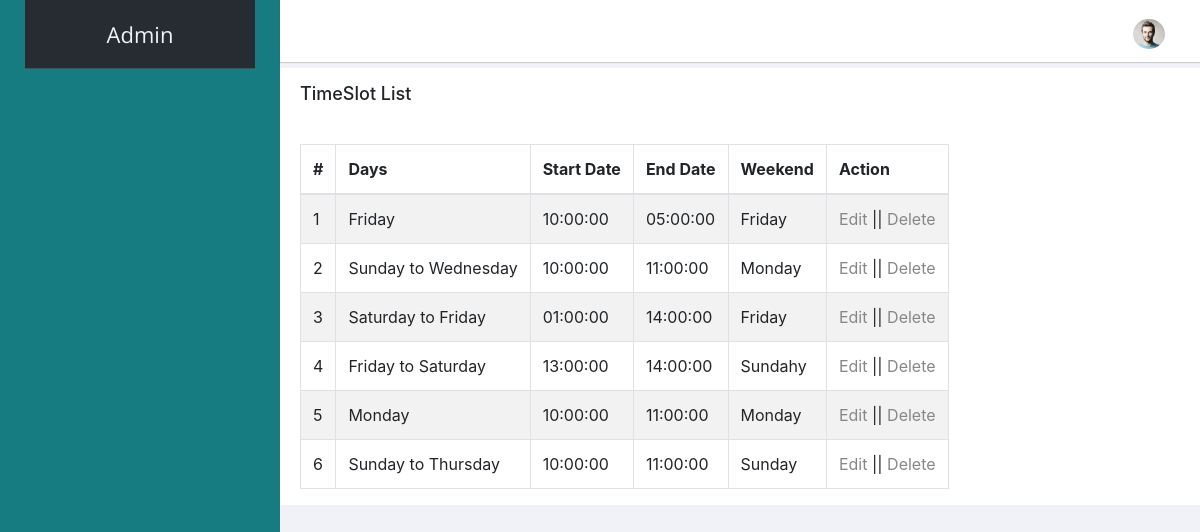
The app's page /admin/timeslot-list.php with its own data.
### tables this page shows
CREATE TABLE `timeslot` (
  `id` int(255) NOT NULL,
  `all_days` varchar(100) NOT NULL,
  `start_dates` time NOT NULL,
  `end_dates` time NOT NULL,
  `weekend` varchar(255) NOT NULL
);

### admin/lib/database.php (called while the page is built, shortened)
<?php
 Class database{
    public $host   = DB_HOST;
    public $user   = DB_USER;
    public $pass   = DB_PASS;
    public $dbname = DB_NAME;
    public $link;
    public function __construct(){
        $this->link = new mysqli($this->host, $this->user, $this->pass, $this->dbname);
       }
     function select($query){
        $result =$this->link->query($query)or
        die($this->link->error.__LINE__);
        if($result->num_rows>0){
            return $result;
        }else{
            return false;
        }
     }
 }
?>

### admin/timeslot-list.php (the view, shortened to what this page needs)
<!doctype html>
<html class="no-js" lang="en">
<?php include('lib/database.php');?>
<head>
    <link rel="stylesheet" href="vendors/bootstrap/dist/css/bootstrap.min.css">
    <link rel="stylesheet" href="vendors/font-awesome/css/font-awesome.min.css">
    <link rel="stylesheet" href="vendors/themify-icons/css/themify-icons.css">
    <link rel="stylesheet" href="vendors/flag-icon-css/css/flag-icon.min.css">
    <link rel="stylesheet" href="vendors/selectFX/css/cs-skin-elastic.css">
    <link rel="stylesheet" href="assets/css/style.css">
</head>
<body>
    <aside id="left-panel" class="left-panel">
        <nav class="navbar navbar-expand-sm navbar-default">
            <div class="navbar-header">
                <a class="navbar-brand" href="index.php">Admin</a>
            </div>
        </nav>
    </aside>
    <div id="right-panel" class="right-panel">
        <header id="header" class="header">
            <div class="header-menu">
                <div class="col-sm-7">
                    <div class="header-left">
                    </div>
                </div>
                <div class="col-sm-5">
                    <div class="user-area dropdown float-right">
                        <a href="#" class="dropdown-toggle" data-toggle="dropdown" aria-haspopup="true" aria-expanded="false">
                            <img class="user-avatar rounded-circle" src="images/admin.jpg" alt="User Avatar">
                        </a>
                    </div>
                </div>
            </div>
        </header>
        <div class="breadcrumbs">
                <div class="page-header float-left">
                    <div class="page-title">
                        <h1>TimeSlot List</h1>
                        <div class="module-body table">
							<br />
								<table cellpadding="0" cellspacing="0" border="0" class="datatable-1 table table-bordered table-striped	 display" width="100%">
									<thead>
										<tr>
                                            <th>#</th>
											<th>Days</th>
                                            <th>Start Date</th>
									    	<th>End Date</th>
                                            <th>Weekend</th>
                                            <th>Action</th>
										</tr>
									</thead>
									<tbody>
                                        <?php
                                  $db= new database();
                                  $subquery="select * from timeslot";
                                  $timeslot_read=$db->select($subquery);
                                if($timeslot_read){
                                 $i=0;
                                  while($result=$timeslot_read->fetch_assoc()){
                                  $i++;
          ?>
					             <tr class="odd gradeX">
					            	 <td><?php echo $i; ?></td>
					            	 <td><?php echo $result['all_days']; ?></td>
                                     <td><?php echo $result['start_dates']; ?></td>
                                     <td><?php echo $result['end_dates']; ?></td>
                                     <td><?php echo $result['weekend']; ?></td>
						             <td><a href="editTimeSlots.php?editid=<?php echo $result['id']; ?>">Edit</a> ||
					            	 <a onclick="alert('Are You Sure To Delete ?')" href ="?deletetimeslots=<?php echo $result['id']; ?>">Delete</a></td>
					                       </tr>
								    	 <?php }}; ?>
								</table>
							</div>
						</div>
					</div>
                 </div>
              </div>

### records on screen
timeslot: all_days "Friday", start_dates "10:00:00", end_dates "05:00:00", weekend "Friday"
timeslot: all_days "Sunday to Wednesday", start_dates "10:00:00", end_dates "11:00:00", weekend "Monday"
timeslot: all_days "Saturday to Friday", start_dates "01:00:00", end_dates "14:00:00", weekend "Friday"
timeslot: all_days "Friday to Saturday", start_dates "13:00:00", end_dates "14:00:00", weekend "Sundahy"
timeslot: all_days "Monday", start_dates "10:00:00", end_dates "11:00:00", weekend "Monday"
timeslot: all_days "Sunday to Thursday", start_dates "10:00:00", end_dates "11:00:00", weekend "Sunday"
